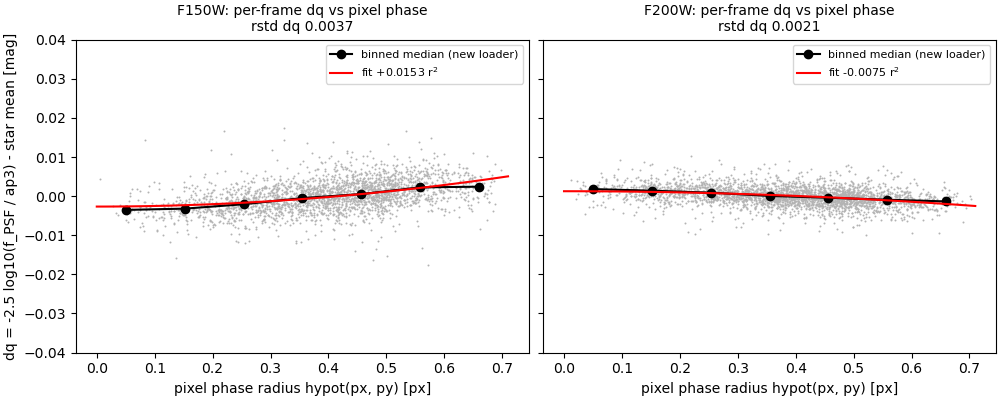

Here is the Python script that generated this plot:
"""Per-frame pixel-phase test for the F150W excess scatter.

Per frame row (closure stars): q = -2.5 log10(f_X / ap3), f_X from recentre_ab
(main2 'oi', new loader 'ni'), ap3 the r = 3 px aperture sum with the AREA map applied
(apclosure frames).  The per-star mean over its frames is removed (dq), so star-level
terms (dolphot, crowding, colour) cancel and dq holds the per-frame variation only.
Reports rstd(dq), the binned median of dq against the fitted pixel phase
(px, py = x_fit - round(x_fit), ...) and against r_phase = hypot(px, py), and a
least-squares fit dq = a0 + a1 r_phase^2.
usage: python phase.py -> phase.txt, phase.png
"""
import glob
import sys

import matplotlib
matplotlib.use('Agg')
import matplotlib.pyplot as plt  # noqa: E402
import numpy as np  # noqa: E402
from astropy.table import Table, join, vstack  # noqa: E402

Q = '/orange/adamginsburg/jwst/wd2/dolphot_benchmark/Q_integ'
OUT = f'{Q}/f150x'


def rs(x):
    x = np.asarray(x, float)
    x = x[np.isfinite(x)]
    return 1.4826 * np.median(np.abs(x - np.median(x)))


L = []
fig, axes = plt.subplots(1, 2, figsize=(10, 4), sharey=True, constrained_layout=True)
for ax, b in zip(axes, ['150W', '200W']):
    R = vstack([Table.read(f) for f in sorted(glob.glob(f'{Q}/gridfix/recentre/rc_{b}_*.ecsv'))])
    P = Table.read(f'{Q}/apclosure/frames_{b}.ecsv')
    P = P[(P['src'] == 1) & (P['area3'] > 0)]['i', 'frame', 'area3', 'area5']
    R = R['i', 'frame', 'det', 'x_fit', 'y_fit', 'f_oi', 'f_ni', 'forced']
    J = join(R, P, keys=['i', 'frame'])
    J = J[~np.asarray(J['forced'], bool)]
    px = np.asarray(J['x_fit'] - np.round(J['x_fit']), float)
    py = np.asarray(J['y_fit'] - np.round(J['y_fit']), float)
    rp = np.hypot(px, py)
    ids, inv = np.unique(J['i'], return_inverse=True)
    n = np.bincount(inv)
    L.append(f'## F{b}: {len(J)} frame rows (no forced refit), {len(ids)} stars')
    for v in ('oi', 'ni'):
        q = -2.5 * np.log10(np.asarray(J[f'f_{v}'], float) / np.asarray(J['area3'], float))
        ok = np.isfinite(q)
        qm = np.bincount(inv[ok], weights=q[ok], minlength=len(ids)) / np.maximum(np.bincount(inv[ok], minlength=len(ids)), 1)
        dq = q - qm[inv]
        g = ok & (n[inv] >= 3)
        g &= np.abs(dq) < 5 * rs(dq[g])
        A = np.c_[np.ones(g.sum()), rp[g] ** 2]
        a = np.linalg.lstsq(A, dq[g], rcond=None)[0]
        res = dq[g] - A @ a
        L.append(f'  {v}: rstd dq {rs(dq[g]):.4f}  fit dq = {a[0]:+.4f} + {a[1]:+.4f} r^2  '
                 f'(rstd after {rs(res):.4f}); N={g.sum()}')
        edges = np.linspace(0, 0.71, 8)
        cen = 0.5 * (edges[1:] + edges[:-1])
        med = [np.median(dq[g & (rp >= lo) & (rp < hi)]) if np.sum(g & (rp >= lo) & (rp < hi)) > 20 else np.nan
               for lo, hi in zip(edges[:-1], edges[1:])]
        L.append('    r_phase bins ' + ' '.join(f'{c:.2f}:{m:+.4f}' for c, m in zip(cen, med)))
        for name, ph in (('|px|', np.abs(px)), ('|py|', np.abs(py))):
            e2 = np.linspace(0, 0.5, 6)
            mm = [np.median(dq[g & (ph >= lo) & (ph < hi)]) for lo, hi in zip(e2[:-1], e2[1:])]
            L.append(f'    {name} bins ' + ' '.join(f'{0.5 * (lo + hi):.2f}:{m:+.4f}' for lo, hi, m in zip(e2[:-1], e2[1:], mm)))
        if v == 'ni':
            ax.scatter(rp[g], dq[g], s=2, c='0.7', lw=0)
            ax.plot(cen, med, 'ko-', label='binned median (new loader)')
            xx = np.linspace(0, 0.71, 50)
            ax.plot(xx, a[0] + a[1] * xx ** 2, 'r-', label=f'fit {a[1]:+.4f} r$^2$')
            ax.set_title(f'F{b}: per-frame dq vs pixel phase\nrstd dq {rs(dq[g]):.4f}', fontsize=10)
            ax.set_xlabel('pixel phase radius hypot(px, py) [px]')
            ax.legend(fontsize=8)
axes[0].set_ylabel('dq = -2.5 log10(f_PSF / ap3) - star mean [mag]')
axes[0].set_ylim(-0.04, 0.04)
fig.savefig(f'{OUT}/phase.png', dpi=100)
open(f'{OUT}/phase.txt', 'w').write('\n'.join(L) + '\n')
print('\n'.join(L))
